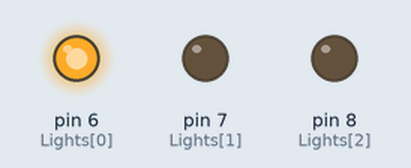
A sketch run on a simulated Arduino Uno, built with avr-gcc and run on an emulated ATmega328P. On the bench: output pins drawn as LEDs (lit = HIGH).

Above: at 2.2 s.
At 10.4 s:
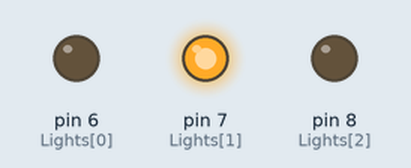
At 20.2 s:
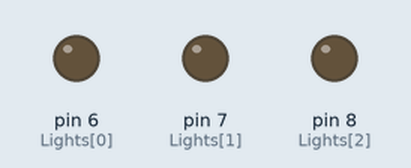
At 47.4 s:
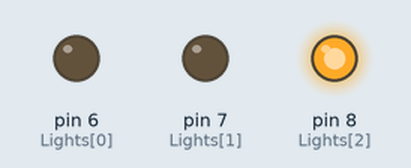
Timing chart, 0 to 63.7 s (numbered marks = the images above):
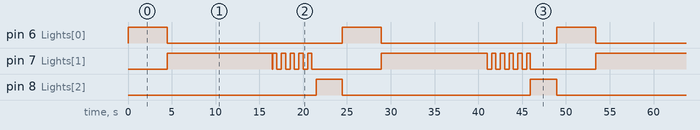

The sketch:

TrafficLightsS.ino
```cpp
bool State[] = {false, false, false};
const byte Lights[] = {6, 7, 8}, Seconds[] = {70, 12, 5, 3};
byte c = 0, i = 0;
unsigned long long Millis = 0;

void setup()
{
    for (i = 0; i < 3; i++)
        pinMode(Lights[i], OUTPUT);
}

void loop()
{
    for (i = 0; i < 3; i++)
        State[i] = false;
    if (c < 2)
        State[c] = true;
    else if (c == 3)
        State[2] = true;
    else if (millis() % 1000 > 500)
        State[1] = true;
    for (i = 0; i < 3; i++)
        digitalWrite(Lights[i], State[i]);
    if (millis() - Millis > Seconds[c] * 1000)
    {
        c++;
        if (c > 3)
            c = 0;
        Millis = millis();
    }
}
```

Measured:
- by itself, pin 6 (Lights[0]): alternates HIGH for 4.5 s and LOW for 20.0 s
- by itself, pin 7 (Lights[1]): moves between LOW and HIGH, repeating every 49.0 s
- by itself, pin 8 (Lights[2]): alternates HIGH for 3.0 s and LOW for 21.5 s
